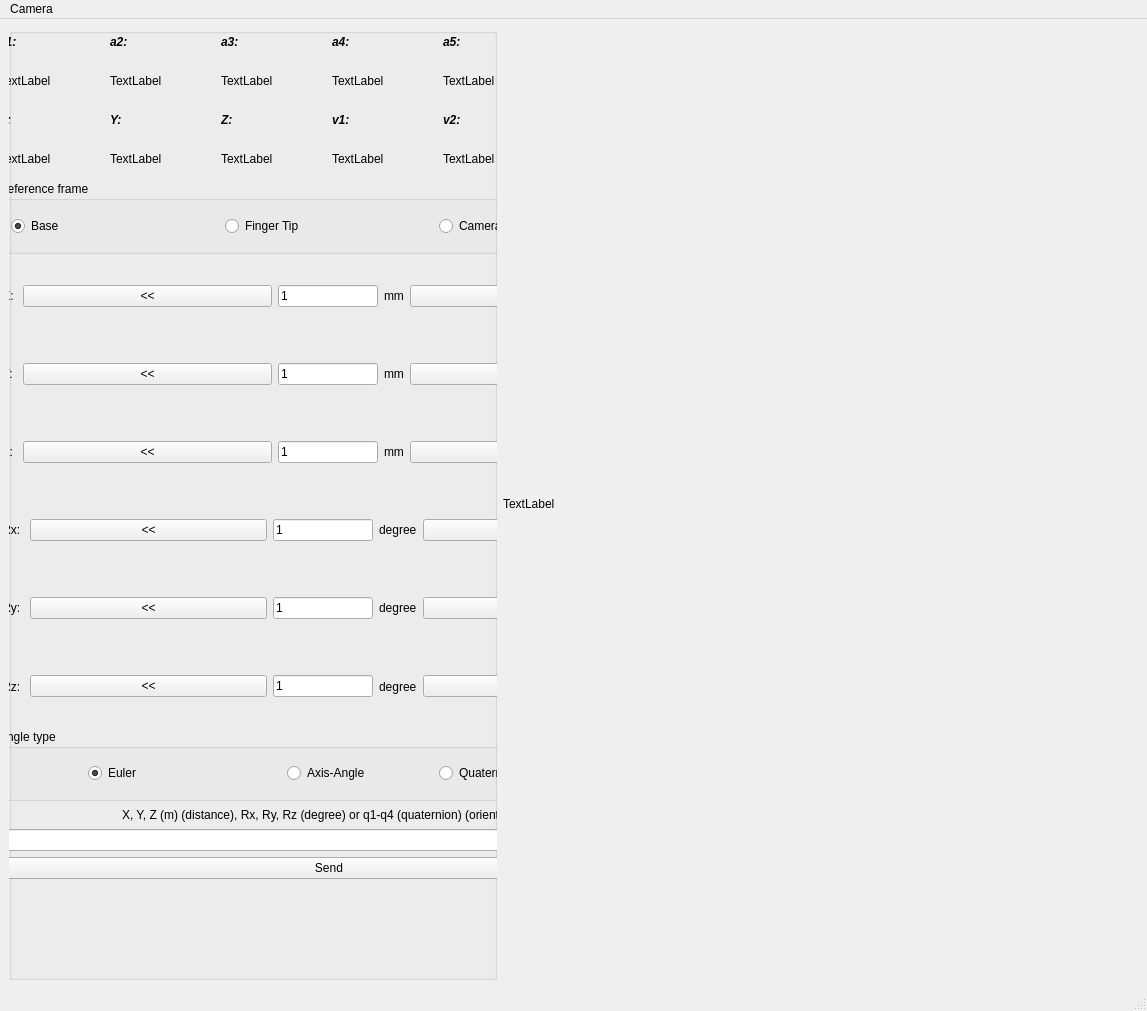
<?xml version="1.0" encoding="UTF-8"?>
<ui version="4.0">
 <class>Robot</class>
 <widget class="QMainWindow" name="Robot">
  <property name="geometry">
   <rect>
    <x>0</x>
    <y>0</y>
    <width>1147</width>
    <height>1011</height>
   </rect>
  </property>
  <property name="windowTitle">
   <string>Tweak Robot</string>
  </property>
  <widget class="QWidget" name="centralwidget">
   <property name="sizePolicy">
    <sizepolicy hsizetype="Expanding" vsizetype="Expanding">
     <horstretch>0</horstretch>
     <verstretch>0</verstretch>
    </sizepolicy>
   </property>
   <property name="maximumSize">
    <size>
     <width>1000</width>
     <height>1000</height>
    </size>
   </property>
   <layout class="QVBoxLayout" name="verticalLayout_2">
    <item>
     <layout class="QHBoxLayout" name="horizontalLayout_11">
      <item>
       <widget class="QGroupBox" name="groupBox">
        <widget class="QWidget" name="">
         <property name="geometry">
          <rect>
           <x>-10</x>
           <y>310</y>
           <width>660</width>
           <height>72</height>
          </rect>
         </property>
         <layout class="QHBoxLayout" name="horizontalLayout_3">
          <property name="sizeConstraint">
           <enum>QLayout::SetNoConstraint</enum>
          </property>
          <item>
           <widget class="QLabel" name="label_3">
            <property name="text">
             <string> Y: </string>
            </property>
           </widget>
          </item>
          <item>
           <widget class="QPushButton" name="Ym">
            <property name="sizePolicy">
             <sizepolicy hsizetype="Expanding" vsizetype="Fixed">
              <horstretch>0</horstretch>
              <verstretch>0</verstretch>
             </sizepolicy>
            </property>
            <property name="text">
             <string>&lt;&lt;</string>
            </property>
           </widget>
          </item>
          <item>
           <widget class="QLineEdit" name="Ystep">
            <property name="maximumSize">
             <size>
              <width>100</width>
              <height>16777215</height>
             </size>
            </property>
            <property name="text">
             <string>1</string>
            </property>
           </widget>
          </item>
          <item>
           <widget class="QLabel" name="label_4">
            <property name="text">
             <string>mm</string>
            </property>
           </widget>
          </item>
          <item>
           <widget class="QPushButton" name="Yp">
            <property name="sizePolicy">
             <sizepolicy hsizetype="Expanding" vsizetype="Fixed">
              <horstretch>0</horstretch>
              <verstretch>0</verstretch>
             </sizepolicy>
            </property>
            <property name="text">
             <string>&gt;&gt;</string>
            </property>
           </widget>
          </item>
         </layout>
        </widget>
        <widget class="QWidget" name="">
         <property name="geometry">
          <rect>
           <x>-10</x>
           <y>466</y>
           <width>660</width>
           <height>72</height>
          </rect>
         </property>
         <layout class="QHBoxLayout" name="horizontalLayout_4">
          <item>
           <widget class="QLabel" name="label_10">
            <property name="text">
             <string> Rx: </string>
            </property>
           </widget>
          </item>
          <item>
           <widget class="QPushButton" name="Rxm">
            <property name="sizePolicy">
             <sizepolicy hsizetype="Expanding" vsizetype="Fixed">
              <horstretch>0</horstretch>
              <verstretch>0</verstretch>
             </sizepolicy>
            </property>
            <property name="text">
             <string>&lt;&lt;</string>
            </property>
           </widget>
          </item>
          <item>
           <widget class="QLineEdit" name="RxStep">
            <property name="maximumSize">
             <size>
              <width>100</width>
              <height>16777215</height>
             </size>
            </property>
            <property name="text">
             <string>1</string>
            </property>
           </widget>
          </item>
          <item>
           <widget class="QLabel" name="label_8">
            <property name="text">
             <string>degree</string>
            </property>
           </widget>
          </item>
          <item>
           <widget class="QPushButton" name="Rxp">
            <property name="sizePolicy">
             <sizepolicy hsizetype="Expanding" vsizetype="Fixed">
              <horstretch>0</horstretch>
              <verstretch>0</verstretch>
             </sizepolicy>
            </property>
            <property name="text">
             <string>&gt;&gt;</string>
            </property>
           </widget>
          </item>
         </layout>
        </widget>
        <widget class="QGroupBox" name="Frame">
         <property name="geometry">
          <rect>
           <x>-10</x>
           <y>153</y>
           <width>660</width>
           <height>73</height>
          </rect>
         </property>
         <property name="title">
          <string notr="true">Reference frame</string>
         </property>
         <property name="flat">
          <bool>false</bool>
         </property>
         <property name="checkable">
          <bool>false</bool>
         </property>
         <layout class="QHBoxLayout" name="horizontalLayout_9">
          <item>
           <layout class="QHBoxLayout" name="horizontalLayout_7">
            <item>
             <widget class="QRadioButton" name="Base">
              <property name="text">
               <string>Base</string>
              </property>
              <property name="checkable">
               <bool>true</bool>
              </property>
              <property name="checked">
               <bool>true</bool>
              </property>
              <attribute name="buttonGroup">
               <string notr="true">buttonGroup</string>
              </attribute>
             </widget>
            </item>
            <item>
             <widget class="QRadioButton" name="TCP">
              <property name="text">
               <string>Finger Tip</string>
              </property>
              <attribute name="buttonGroup">
               <string notr="true">buttonGroup</string>
              </attribute>
             </widget>
            </item>
            <item>
             <widget class="QRadioButton" name="Camera">
              <property name="text">
               <string>Camera</string>
              </property>
              <attribute name="buttonGroup">
               <string notr="true">buttonGroup</string>
              </attribute>
             </widget>
            </item>
           </layout>
          </item>
         </layout>
        </widget>
        <widget class="QGroupBox" name="AngleType_2">
         <property name="geometry">
          <rect>
           <x>-10</x>
           <y>701</y>
           <width>660</width>
           <height>72</height>
          </rect>
         </property>
         <property name="title">
          <string>Angle type</string>
         </property>
         <layout class="QHBoxLayout" name="horizontalLayout_10">
          <item>
           <layout class="QHBoxLayout" name="horizontalLayout_8">
            <item alignment="Qt::AlignHCenter">
             <widget class="QRadioButton" name="Euler">
              <property name="text">
               <string>Euler</string>
              </property>
              <property name="checked">
               <bool>true</bool>
              </property>
              <attribute name="buttonGroup">
               <string notr="true">buttonGroup_2</string>
              </attribute>
             </widget>
            </item>
            <item alignment="Qt::AlignHCenter">
             <widget class="QRadioButton" name="Axis_Angle">
              <property name="text">
               <string>Axis-Angle</string>
              </property>
              <attribute name="buttonGroup">
               <string notr="true">buttonGroup_2</string>
              </attribute>
             </widget>
            </item>
            <item>
             <widget class="QRadioButton" name="Quaternion">
              <property name="text">
               <string>Quaternion</string>
              </property>
              <attribute name="buttonGroup">
               <string notr="true">buttonGroup_2</string>
              </attribute>
             </widget>
            </item>
           </layout>
          </item>
         </layout>
        </widget>
        <widget class="QWidget" name="">
         <property name="geometry">
          <rect>
           <x>-10</x>
           <y>622</y>
           <width>660</width>
           <height>73</height>
          </rect>
         </property>
         <layout class="QHBoxLayout" name="horizontalLayout_6">
          <item>
           <widget class="QLabel" name="label_18">
            <property name="text">
             <string> Rz: </string>
            </property>
           </widget>
          </item>
          <item>
           <widget class="QPushButton" name="Rzm">
            <property name="sizePolicy">
             <sizepolicy hsizetype="Expanding" vsizetype="Fixed">
              <horstretch>0</horstretch>
              <verstretch>0</verstretch>
             </sizepolicy>
            </property>
            <property name="text">
             <string>&lt;&lt;</string>
            </property>
           </widget>
          </item>
          <item>
           <widget class="QLineEdit" name="RzStep">
            <property name="maximumSize">
             <size>
              <width>100</width>
              <height>16777215</height>
             </size>
            </property>
            <property name="text">
             <string>1</string>
            </property>
           </widget>
          </item>
          <item>
           <widget class="QLabel" name="label_16">
            <property name="text">
             <string>degree</string>
            </property>
           </widget>
          </item>
          <item>
           <widget class="QPushButton" name="Rzp">
            <property name="sizePolicy">
             <sizepolicy hsizetype="Expanding" vsizetype="Fixed">
              <horstretch>0</horstretch>
              <verstretch>0</verstretch>
             </sizepolicy>
            </property>
            <property name="text">
             <string>&gt;&gt;</string>
            </property>
           </widget>
          </item>
         </layout>
        </widget>
        <widget class="QWidget" name="">
         <property name="geometry">
          <rect>
           <x>-10</x>
           <y>75</y>
           <width>660</width>
           <height>72</height>
          </rect>
         </property>
         <layout class="QGridLayout" name="gridLayout">
          <item row="0" column="3">
           <widget class="QLabel" name="label_13">
            <property name="font">
             <font>
              <weight>75</weight>
              <italic>true</italic>
              <bold>true</bold>
             </font>
            </property>
            <property name="text">
             <string>v1:</string>
            </property>
           </widget>
          </item>
          <item row="1" column="3">
           <widget class="QLabel" name="labelRx">
            <property name="text">
             <string>TextLabel</string>
            </property>
           </widget>
          </item>
          <item row="1" column="4">
           <widget class="QLabel" name="labelRy">
            <property name="text">
             <string>TextLabel</string>
            </property>
           </widget>
          </item>
          <item row="0" column="0">
           <widget class="QLabel" name="label_7">
            <property name="font">
             <font>
              <weight>75</weight>
              <italic>true</italic>
              <bold>true</bold>
             </font>
            </property>
            <property name="text">
             <string>X:</string>
            </property>
           </widget>
          </item>
          <item row="0" column="4">
           <widget class="QLabel" name="label_15">
            <property name="font">
             <font>
              <weight>75</weight>
              <italic>true</italic>
              <bold>true</bold>
             </font>
            </property>
            <property name="text">
             <string>v2:</string>
            </property>
           </widget>
          </item>
          <item row="1" column="1">
           <widget class="QLabel" name="labelY">
            <property name="text">
             <string>TextLabel</string>
            </property>
           </widget>
          </item>
          <item row="1" column="2">
           <widget class="QLabel" name="labelZ">
            <property name="text">
             <string>TextLabel</string>
            </property>
           </widget>
          </item>
          <item row="1" column="0">
           <widget class="QLabel" name="labelX">
            <property name="text">
             <string>TextLabel</string>
            </property>
           </widget>
          </item>
          <item row="1" column="5">
           <widget class="QLabel" name="labelRz">
            <property name="text">
             <string>TextLabel</string>
            </property>
           </widget>
          </item>
          <item row="0" column="5">
           <widget class="QLabel" name="label_17">
            <property name="font">
             <font>
              <weight>75</weight>
              <italic>true</italic>
              <bold>true</bold>
             </font>
            </property>
            <property name="text">
             <string>v3:</string>
            </property>
           </widget>
          </item>
          <item row="0" column="2">
           <widget class="QLabel" name="label_11">
            <property name="font">
             <font>
              <weight>75</weight>
              <italic>true</italic>
              <bold>true</bold>
             </font>
            </property>
            <property name="text">
             <string>Z:</string>
            </property>
           </widget>
          </item>
          <item row="0" column="1">
           <widget class="QLabel" name="label_9">
            <property name="font">
             <font>
              <weight>75</weight>
              <italic>true</italic>
              <bold>true</bold>
             </font>
            </property>
            <property name="text">
             <string>Y:</string>
            </property>
           </widget>
          </item>
         </layout>
        </widget>
        <widget class="QWidget" name="">
         <property name="geometry">
          <rect>
           <x>-10</x>
           <y>232</y>
           <width>660</width>
           <height>72</height>
          </rect>
         </property>
         <layout class="QHBoxLayout" name="horizontalLayout">
          <item>
           <widget class="QLabel" name="label">
            <property name="text">
             <string> X: </string>
            </property>
           </widget>
          </item>
          <item>
           <widget class="QPushButton" name="Xm">
            <property name="sizePolicy">
             <sizepolicy hsizetype="Expanding" vsizetype="Fixed">
              <horstretch>0</horstretch>
              <verstretch>0</verstretch>
             </sizepolicy>
            </property>
            <property name="text">
             <string>&lt;&lt;</string>
            </property>
           </widget>
          </item>
          <item>
           <widget class="QLineEdit" name="Xstep">
            <property name="maximumSize">
             <size>
              <width>100</width>
              <height>16777215</height>
             </size>
            </property>
            <property name="text">
             <string>1</string>
            </property>
           </widget>
          </item>
          <item>
           <widget class="QLabel" name="label_2">
            <property name="text">
             <string>mm</string>
            </property>
           </widget>
          </item>
          <item>
           <widget class="QPushButton" name="Xp">
            <property name="sizePolicy">
             <sizepolicy hsizetype="Expanding" vsizetype="Fixed">
              <horstretch>0</horstretch>
              <verstretch>0</verstretch>
             </sizepolicy>
            </property>
            <property name="text">
             <string>&gt;&gt;</string>
            </property>
           </widget>
          </item>
         </layout>
        </widget>
        <widget class="QWidget" name="">
         <property name="geometry">
          <rect>
           <x>-10</x>
           <y>-3</y>
           <width>660</width>
           <height>72</height>
          </rect>
         </property>
         <layout class="QGridLayout" name="gridLayout_2">
          <item row="0" column="5">
           <widget class="QLabel" name="label_19">
            <property name="font">
             <font>
              <weight>75</weight>
              <italic>true</italic>
              <bold>true</bold>
             </font>
            </property>
            <property name="text">
             <string>a6:</string>
            </property>
           </widget>
          </item>
          <item row="0" column="1">
           <widget class="QLabel" name="label_23">
            <property name="font">
             <font>
              <weight>75</weight>
              <italic>true</italic>
              <bold>true</bold>
             </font>
            </property>
            <property name="text">
             <string>a2:</string>
            </property>
           </widget>
          </item>
          <item row="0" column="3">
           <widget class="QLabel" name="label_21">
            <property name="font">
             <font>
              <weight>75</weight>
              <italic>true</italic>
              <bold>true</bold>
             </font>
            </property>
            <property name="text">
             <string>a4:</string>
            </property>
           </widget>
          </item>
          <item row="0" column="4">
           <widget class="QLabel" name="label_20">
            <property name="font">
             <font>
              <weight>75</weight>
              <italic>true</italic>
              <bold>true</bold>
             </font>
            </property>
            <property name="text">
             <string>a5:</string>
            </property>
           </widget>
          </item>
          <item row="0" column="2">
           <widget class="QLabel" name="label_22">
            <property name="font">
             <font>
              <weight>75</weight>
              <italic>true</italic>
              <bold>true</bold>
             </font>
            </property>
            <property name="text">
             <string>a3:</string>
            </property>
           </widget>
          </item>
          <item row="0" column="0">
           <widget class="QLabel" name="label_24">
            <property name="font">
             <font>
              <weight>75</weight>
              <italic>true</italic>
              <bold>true</bold>
             </font>
            </property>
            <property name="text">
             <string>a1:</string>
            </property>
           </widget>
          </item>
          <item row="1" column="0">
           <widget class="QLabel" name="labela1">
            <property name="text">
             <string>TextLabel</string>
            </property>
           </widget>
          </item>
          <item row="1" column="1">
           <widget class="QLabel" name="labela2">
            <property name="text">
             <string>TextLabel</string>
            </property>
           </widget>
          </item>
          <item row="1" column="2">
           <widget class="QLabel" name="labela3">
            <property name="text">
             <string>TextLabel</string>
            </property>
           </widget>
          </item>
          <item row="1" column="3">
           <widget class="QLabel" name="labela4">
            <property name="text">
             <string>TextLabel</string>
            </property>
           </widget>
          </item>
          <item row="1" column="4">
           <widget class="QLabel" name="labela5">
            <property name="text">
             <string>TextLabel</string>
            </property>
           </widget>
          </item>
          <item row="1" column="5">
           <widget class="QLabel" name="labela6">
            <property name="text">
             <string>TextLabel</string>
            </property>
           </widget>
          </item>
         </layout>
        </widget>
        <widget class="QWidget" name="">
         <property name="geometry">
          <rect>
           <x>-10</x>
           <y>779</y>
           <width>660</width>
           <height>72</height>
          </rect>
         </property>
         <layout class="QVBoxLayout" name="verticalLayout">
          <item alignment="Qt::AlignHCenter">
           <widget class="QLabel" name="label_25">
            <property name="text">
             <string>X, Y, Z (m) (distance), Rx, Ry, Rz (degree) or q1-q4 (quaternion) (orientation): </string>
            </property>
           </widget>
          </item>
          <item>
           <widget class="QLineEdit" name="Coordinates"/>
          </item>
          <item>
           <widget class="QPushButton" name="Send">
            <property name="text">
             <string>Send</string>
            </property>
           </widget>
          </item>
         </layout>
        </widget>
        <widget class="QWidget" name="">
         <property name="geometry">
          <rect>
           <x>-10</x>
           <y>388</y>
           <width>660</width>
           <height>72</height>
          </rect>
         </property>
         <layout class="QHBoxLayout" name="horizontalLayout_2">
          <item>
           <widget class="QLabel" name="label_6">
            <property name="text">
             <string> Z: </string>
            </property>
           </widget>
          </item>
          <item>
           <widget class="QPushButton" name="Zm">
            <property name="sizePolicy">
             <sizepolicy hsizetype="Expanding" vsizetype="Fixed">
              <horstretch>0</horstretch>
              <verstretch>0</verstretch>
             </sizepolicy>
            </property>
            <property name="text">
             <string>&lt;&lt;</string>
            </property>
           </widget>
          </item>
          <item>
           <widget class="QLineEdit" name="Zstep">
            <property name="maximumSize">
             <size>
              <width>100</width>
              <height>16777215</height>
             </size>
            </property>
            <property name="text">
             <string>1</string>
            </property>
           </widget>
          </item>
          <item>
           <widget class="QLabel" name="label_5">
            <property name="text">
             <string>mm</string>
            </property>
           </widget>
          </item>
          <item>
           <widget class="QPushButton" name="Zp">
            <property name="sizePolicy">
             <sizepolicy hsizetype="Expanding" vsizetype="Fixed">
              <horstretch>0</horstretch>
              <verstretch>0</verstretch>
             </sizepolicy>
            </property>
            <property name="text">
             <string>&gt;&gt;</string>
            </property>
           </widget>
          </item>
         </layout>
        </widget>
        <widget class="QWidget" name="">
         <property name="geometry">
          <rect>
           <x>-10</x>
           <y>544</y>
           <width>660</width>
           <height>72</height>
          </rect>
         </property>
         <layout class="QHBoxLayout" name="horizontalLayout_5">
          <item>
           <widget class="QLabel" name="label_14">
            <property name="text">
             <string> Ry: </string>
            </property>
           </widget>
          </item>
          <item>
           <widget class="QPushButton" name="Rym">
            <property name="sizePolicy">
             <sizepolicy hsizetype="Expanding" vsizetype="Fixed">
              <horstretch>0</horstretch>
              <verstretch>0</verstretch>
             </sizepolicy>
            </property>
            <property name="text">
             <string>&lt;&lt;</string>
            </property>
           </widget>
          </item>
          <item>
           <widget class="QLineEdit" name="RyStep">
            <property name="maximumSize">
             <size>
              <width>100</width>
              <height>16777215</height>
             </size>
            </property>
            <property name="text">
             <string>1</string>
            </property>
           </widget>
          </item>
          <item>
           <widget class="QLabel" name="label_12">
            <property name="text">
             <string>degree</string>
            </property>
           </widget>
          </item>
          <item>
           <widget class="QPushButton" name="Ryp">
            <property name="sizePolicy">
             <sizepolicy hsizetype="Expanding" vsizetype="Fixed">
              <horstretch>0</horstretch>
              <verstretch>0</verstretch>
             </sizepolicy>
            </property>
            <property name="text">
             <string>&gt;&gt;</string>
            </property>
           </widget>
          </item>
         </layout>
        </widget>
       </widget>
      </item>
      <item>
       <widget class="QLabel" name="ImageViewer">
        <property name="text">
         <string>TextLabel</string>
        </property>
       </widget>
      </item>
     </layout>
    </item>
   </layout>
  </widget>
  <widget class="QMenuBar" name="menubar">
   <property name="geometry">
    <rect>
     <x>0</x>
     <y>0</y>
     <width>1147</width>
     <height>21</height>
    </rect>
   </property>
   <widget class="QMenu" name="menuCamera">
    <property name="title">
     <string>Camera</string>
    </property>
    <addaction name="actionShow"/>
    <addaction name="actionStop_Feed"/>
    <addaction name="actionEstimate_Dtag"/>
    <addaction name="actionSet_Dtag_as_Camera_TCP"/>
    <addaction name="actionCenter_AprilTag"/>
   </widget>
   <addaction name="menuCamera"/>
  </widget>
  <widget class="QStatusBar" name="statusbar"/>
  <action name="actionEstimate_Dtag">
   <property name="text">
    <string>Estimate the distance to AprilTag (Dtag)</string>
   </property>
  </action>
  <action name="actionSet_Dtag_as_Camera_TCP">
   <property name="text">
    <string>Set Dtag as Camera TCP</string>
   </property>
  </action>
  <action name="actionCenter_AprilTag">
   <property name="text">
    <string>Center AprilTag</string>
   </property>
  </action>
  <action name="actionShow">
   <property name="text">
    <string>Start Feed</string>
   </property>
  </action>
  <action name="actionStop_Feed">
   <property name="text">
    <string>Stop Feed</string>
   </property>
  </action>
 </widget>
 <resources/>
 <connections/>
 <buttongroups>
  <buttongroup name="buttonGroup"/>
  <buttongroup name="buttonGroup_2"/>
 </buttongroups>
</ui>
